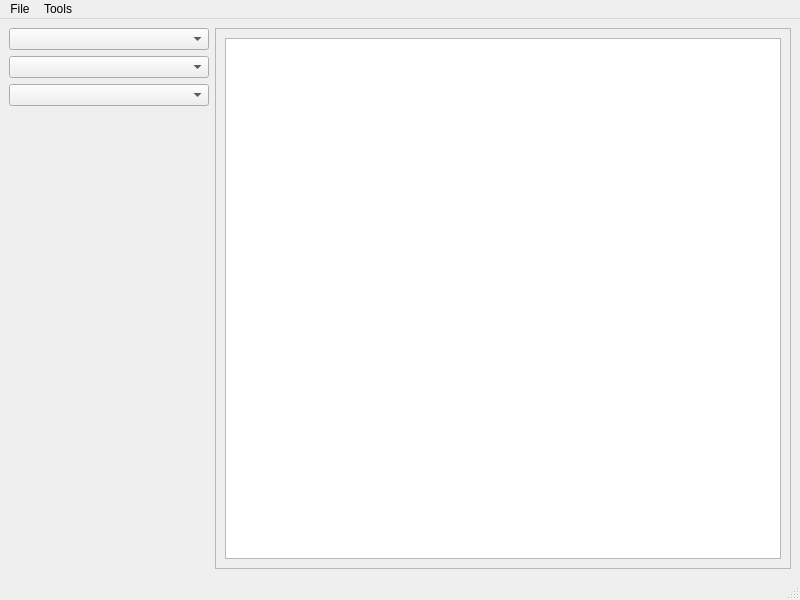
<?xml version="1.0" encoding="UTF-8"?>
<ui version="4.0">
 <class>MainWindow</class>
 <widget class="QMainWindow" name="MainWindow">
  <property name="geometry">
   <rect>
    <x>0</x>
    <y>0</y>
    <width>800</width>
    <height>600</height>
   </rect>
  </property>
  <property name="windowTitle">
   <string>MainWindow</string>
  </property>
  <widget class="QWidget" name="centralwidget">
   <layout class="QHBoxLayout" name="horizontalLayout" stretch="1,8">
    <item>
     <layout class="QVBoxLayout" name="verticalLayout">
      <item>
       <widget class="QComboBox" name="area">
        <property name="minimumSize">
         <size>
          <width>200</width>
          <height>0</height>
         </size>
        </property>
       </widget>
      </item>
      <item>
       <widget class="QComboBox" name="sector">
        <property name="minimumSize">
         <size>
          <width>200</width>
          <height>0</height>
         </size>
        </property>
       </widget>
      </item>
      <item>
       <widget class="QComboBox" name="room">
        <property name="minimumSize">
         <size>
          <width>200</width>
          <height>0</height>
         </size>
        </property>
       </widget>
      </item>
      <item>
       <spacer name="verticalSpacer">
        <property name="orientation">
         <enum>Qt::Vertical</enum>
        </property>
        <property name="sizeHint" stdset="0">
         <size>
          <width>20</width>
          <height>40</height>
         </size>
        </property>
       </spacer>
      </item>
     </layout>
    </item>
    <item>
     <widget class="QScrollArea" name="scrollArea">
      <property name="widgetResizable">
       <bool>true</bool>
      </property>
      <widget class="QWidget" name="scrollAreaWidgetContents">
       <property name="geometry">
        <rect>
         <x>0</x>
         <y>0</y>
         <width>567</width>
         <height>525</height>
        </rect>
       </property>
       <layout class="QVBoxLayout" name="verticalLayout_2">
        <item>
         <widget class="QGraphicsView" name="graphicsView"/>
        </item>
       </layout>
      </widget>
     </widget>
    </item>
   </layout>
  </widget>
  <widget class="QMenuBar" name="menubar">
   <property name="geometry">
    <rect>
     <x>0</x>
     <y>0</y>
     <width>800</width>
     <height>26</height>
    </rect>
   </property>
   <widget class="QMenu" name="menuFile">
    <property name="title">
     <string>File</string>
    </property>
    <addaction name="actionOpen"/>
    <addaction name="actionOpen_Folder"/>
    <addaction name="actionSave"/>
    <addaction name="actionExit"/>
   </widget>
   <widget class="QMenu" name="menuTools">
    <property name="title">
     <string>Tools</string>
    </property>
    <addaction name="actionEnemy_Editor"/>
    <addaction name="actionSettings"/>
    <addaction name="actionBuild"/>
    <addaction name="actionBuild_Run"/>
   </widget>
   <addaction name="menuFile"/>
   <addaction name="menuTools"/>
  </widget>
  <widget class="QStatusBar" name="statusbar"/>
  <action name="actionOpen">
   <property name="text">
    <string>Open ROM</string>
   </property>
   <property name="shortcut">
    <string>O</string>
   </property>
  </action>
  <action name="actionExit">
   <property name="text">
    <string>Exit</string>
   </property>
  </action>
  <action name="actionEnemy_Editor">
   <property name="text">
    <string>Enemy Editor</string>
   </property>
   <property name="shortcut">
    <string>E</string>
   </property>
  </action>
  <action name="actionSettings">
   <property name="text">
    <string>Settings</string>
   </property>
  </action>
  <action name="actionBuild">
   <property name="text">
    <string>Build</string>
   </property>
   <property name="shortcut">
    <string>F5</string>
   </property>
  </action>
  <action name="actionBuild_Run">
   <property name="text">
    <string>Build and Run</string>
   </property>
   <property name="shortcut">
    <string>F6</string>
   </property>
  </action>
  <action name="actionSave">
   <property name="text">
    <string>Save</string>
   </property>
  </action>
  <action name="actionOpen_Folder">
   <property name="text">
    <string>Open Folder</string>
   </property>
  </action>
 </widget>
 <resources/>
 <connections>
  <connection>
   <sender>actionExit</sender>
   <signal>activated()</signal>
   <receiver>MainWindow</receiver>
   <slot>close()</slot>
   <hints>
    <hint type="sourcelabel">
     <x>-1</x>
     <y>-1</y>
    </hint>
    <hint type="destinationlabel">
     <x>399</x>
     <y>299</y>
    </hint>
   </hints>
  </connection>
 </connections>
</ui>
